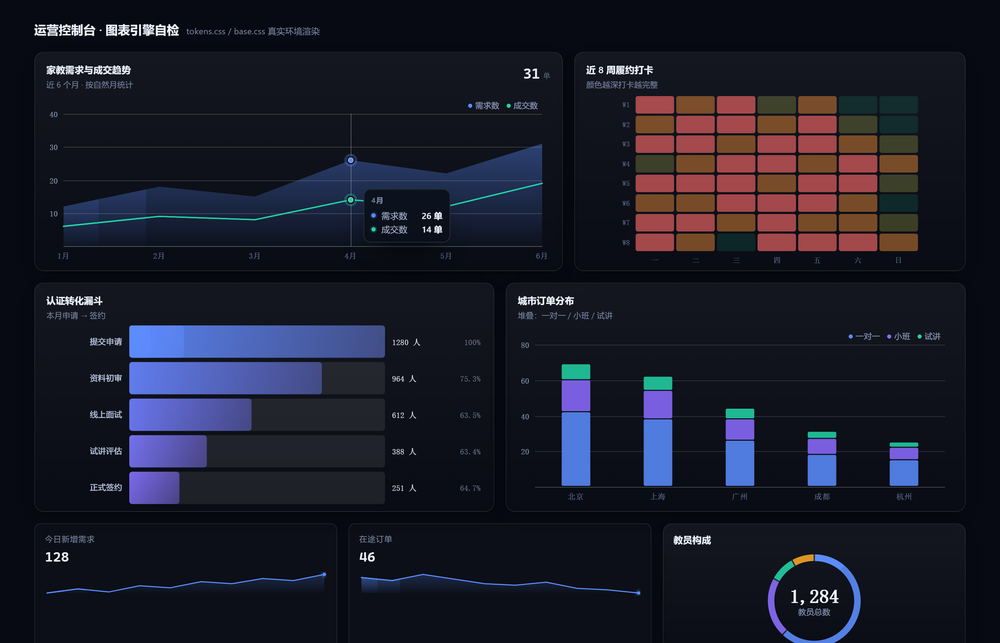
#> input picture .dsh-vision-toolkit/artifacts/.vision-toolkit-e87d0769-0daf-405e-bc25-4db6ec9ca1dc.png, 1000 x 643 px, shrunk from 2800 x 1800 before the run
$ python measure-render.py ../.dsh-vision-toolkit/artifacts/.vision-toolkit-e87d0769-0daf-405e-bc25-4db6ec9ca1dc.png
#> lines starting #> are read from the running program, lines starting #| are printed output that depends on the picture
# -*- coding: utf-8 -*-
"""用像素实测渲染图的左右留白与溢出情况（纯 ASCII 输出，避免控制台编码问题）"""
import sys
from PIL import Image

for path in sys.argv[1:]:
    im = Image.open(path).convert("L")
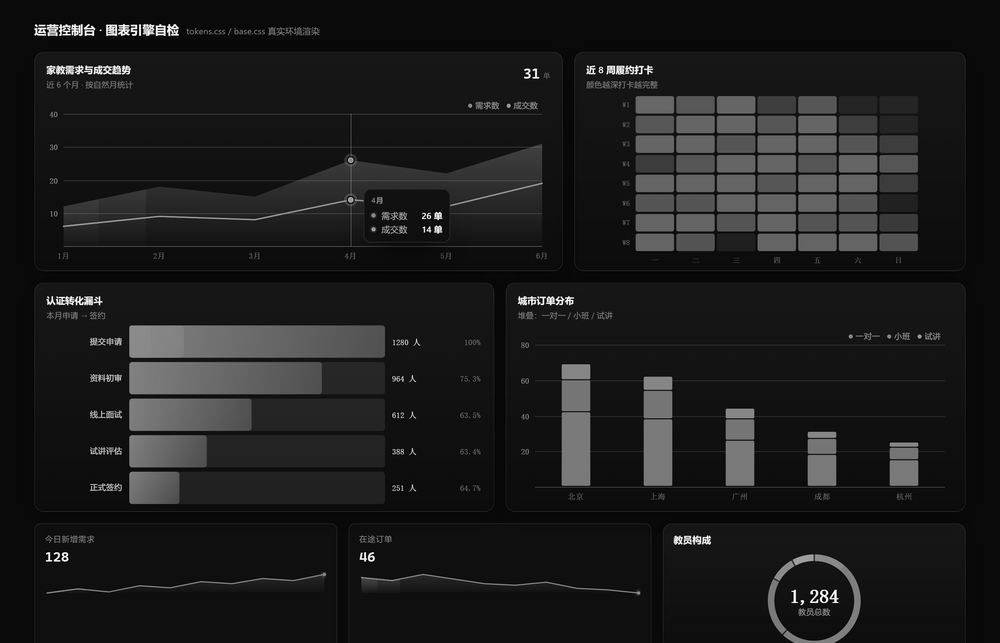
#> im: PIL image 1000x643 L; min 0, max 255, mean 28.7
    w, h = im.size
#> w = 1000; h = 643
    px = im.load()
    cm_per_px = 21.0 / w
#> cm_per_px = 0.021
    lefts, rights = [], []
    for y in range(0, h, 2):
        xs = [x for x in range(w) if px[x, y] < 200]
        if len(xs) > 3:
            lefts.append(min(xs))
            rights.append(max(xs))
#> after the loop, lefts = 322 values from 0 to 0; rights = 322 values from 999 to 999
    name = path.replace("\\", "/").split("/")[-1]
    if not lefts:
        print("%-16s blank page" % name)
        continue
    touch = sum(1 for r in rights if r >= w - 2)
#> touch = 322
    print("%-16s %dx%d  ink=[%d..%d]  Lblank=%.2fcm Rblank=%.2fcm  edge_rows=%d/%d %s" % (
        name, w, h, min(lefts), max(rights),
        min(lefts) * cm_per_px, (w - max(rights)) * cm_per_px,
        touch, len(rights), "OVERFLOW" if touch else "ok"))
#| .vision-toolkit-e87d0769-0daf-405e-bc25-4db6ec9ca1dc.png 1000x643  ink=[0..999]  Lblank=0.00cm Rblank=0.02cm  edge_rows=322/322 OVERFLOW

$ run again, on .dsh-vision-toolkit/artifacts/charts-zoom-heat.png
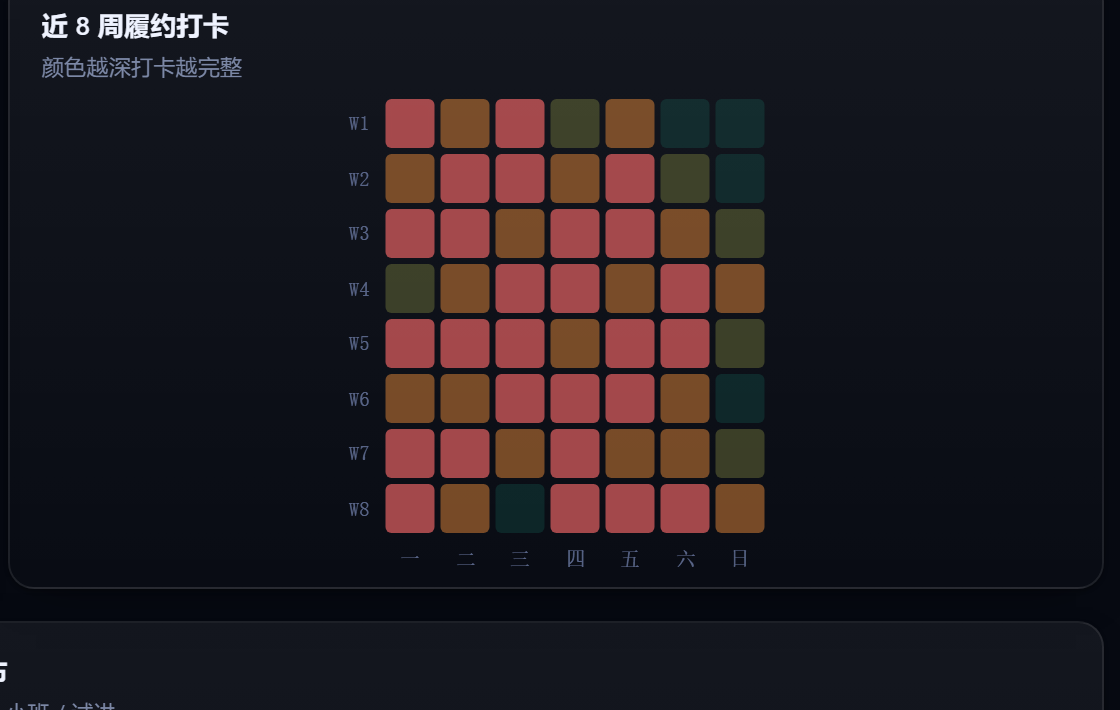
#> input picture .dsh-vision-toolkit/artifacts/charts-zoom-heat.png, 1120 x 710 px
#> `im = Image.open(path).convert("L")`:
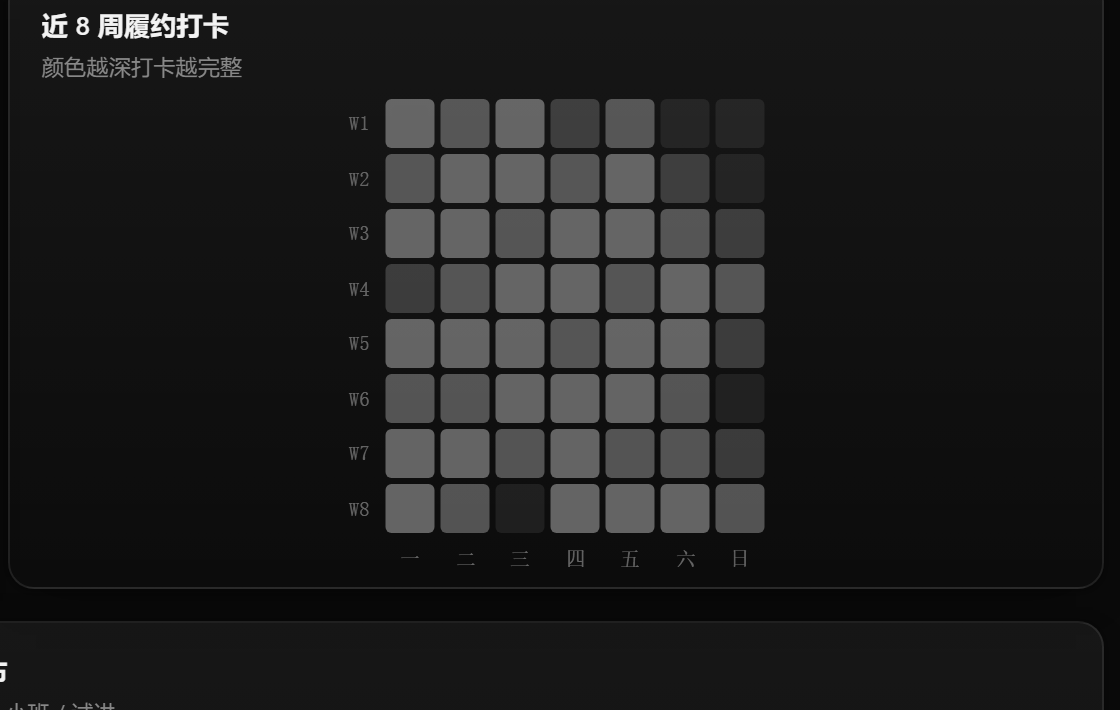
#> im: PIL image 1120x710 L; min 6, max 243, mean 29.7
#> after the loop `for y in range(0, h, 2):`: lefts = 355 values, max 7 at index 332, min 0 at index 0, mean 0.0592; rights = 355 values from 1119 to 1119
#> touch = 355
#| charts-zoom-heat.png 1120x710  ink=[0..1119]  Lblank=0.00cm Rblank=0.02cm  edge_rows=355/355 OVERFLOW

$ run again, on .dsh-vision-toolkit/artifacts/charts-zoom-line.png
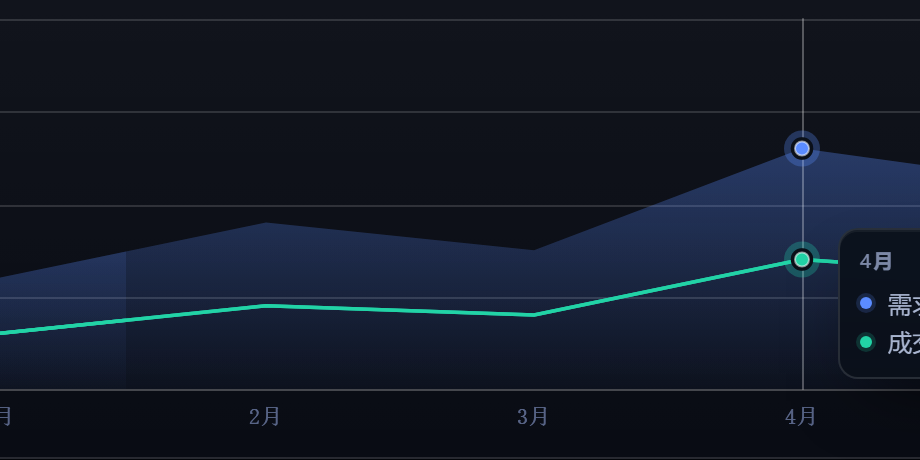
#> input picture .dsh-vision-toolkit/artifacts/charts-zoom-line.png, 920 x 460 px
#> `im = Image.open(path).convert("L")`:
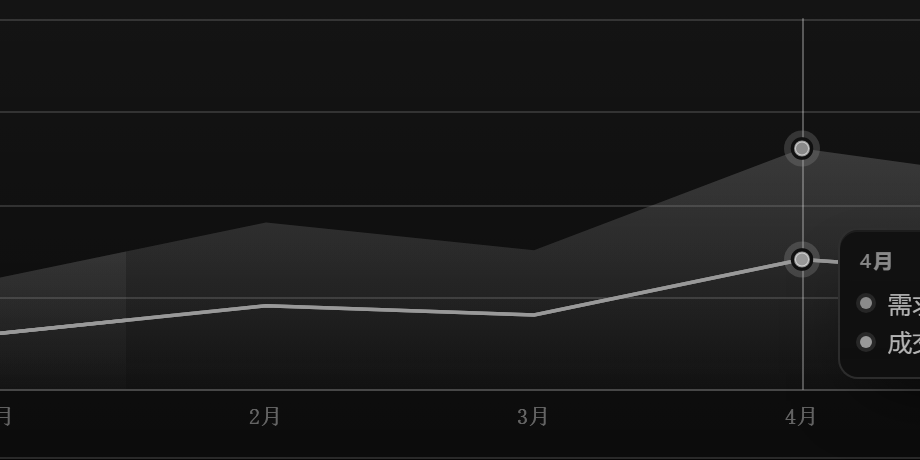
#> im: PIL image 920x460 L; min 5, max 205, mean 25.1
#> after the loop `for y in range(0, h, 2):`: lefts = 230 values from 0 to 0; rights = 230 values from 919 to 919
#> touch = 230
#| charts-zoom-line.png 920x460  ink=[0..919]  Lblank=0.00cm Rblank=0.02cm  edge_rows=230/230 OVERFLOW
